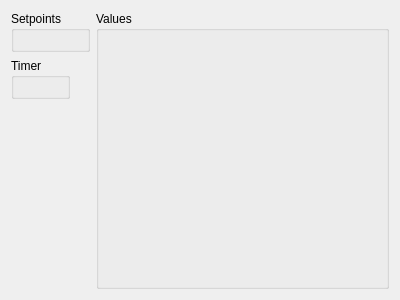
<?xml version="1.0" encoding="UTF-8"?>
<ui version="4.0">
 <class>QGCSkyeTest</class>
 <widget class="QWidget" name="QGCSkyeTest">
  <property name="geometry">
   <rect>
    <x>0</x>
    <y>0</y>
    <width>400</width>
    <height>300</height>
   </rect>
  </property>
  <property name="windowTitle">
   <string>Form</string>
  </property>
  <layout class="QHBoxLayout" name="horizontalLayout">
   <item>
    <layout class="QFormLayout" name="formLayout">
     <item row="0" column="0">
      <widget class="QGroupBox" name="groupBoxSetpoints">
       <property name="title">
        <string>Setpoints</string>
       </property>
       <layout class="QVBoxLayout" name="verticalLayout_3"/>
      </widget>
     </item>
     <item row="1" column="0">
      <widget class="QGroupBox" name="groupBoxTimer">
       <property name="title">
        <string>Timer</string>
       </property>
       <layout class="QVBoxLayout" name="verticalLayout_2"/>
      </widget>
     </item>
    </layout>
   </item>
   <item>
    <widget class="QGroupBox" name="groupBoxPanel">
     <property name="title">
      <string>Values</string>
     </property>
     <layout class="QVBoxLayout" name="verticalLayout">
      <item>
       <spacer name="horizontalSpacer">
        <property name="orientation">
         <enum>Qt::Horizontal</enum>
        </property>
        <property name="sizeHint" stdset="0">
         <size>
          <width>311</width>
          <height>20</height>
         </size>
        </property>
       </spacer>
      </item>
     </layout>
     <zorder>horizontalSpacer</zorder>
    </widget>
   </item>
  </layout>
  <zorder>groupBoxPanel</zorder>
  <zorder>verticalLayoutWidget</zorder>
  <zorder>groupBoxSetpoints</zorder>
  <zorder>groupBoxSetpoints</zorder>
  <zorder>groupBoxSetpoints</zorder>
 </widget>
 <resources/>
 <connections/>
</ui>
